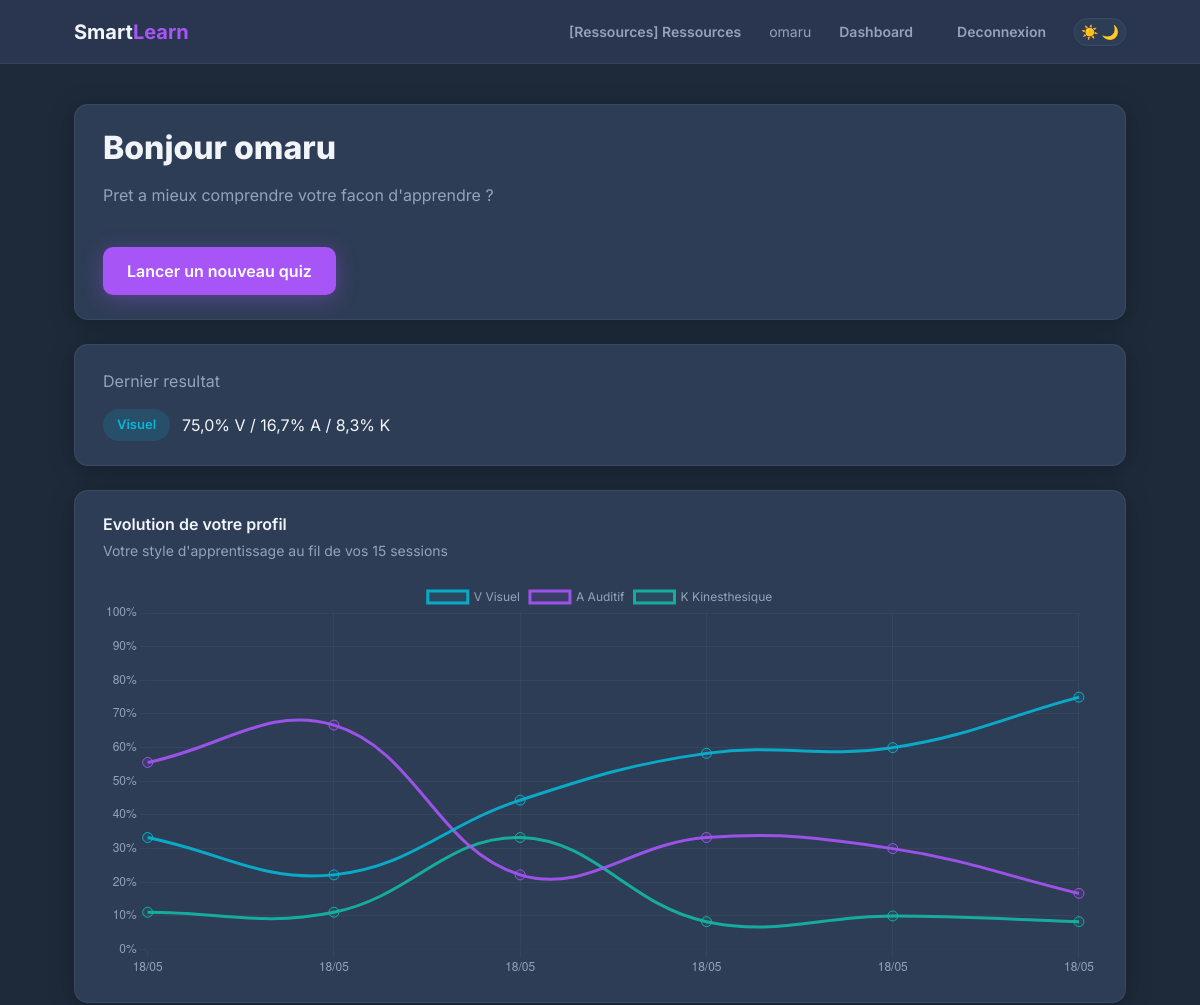
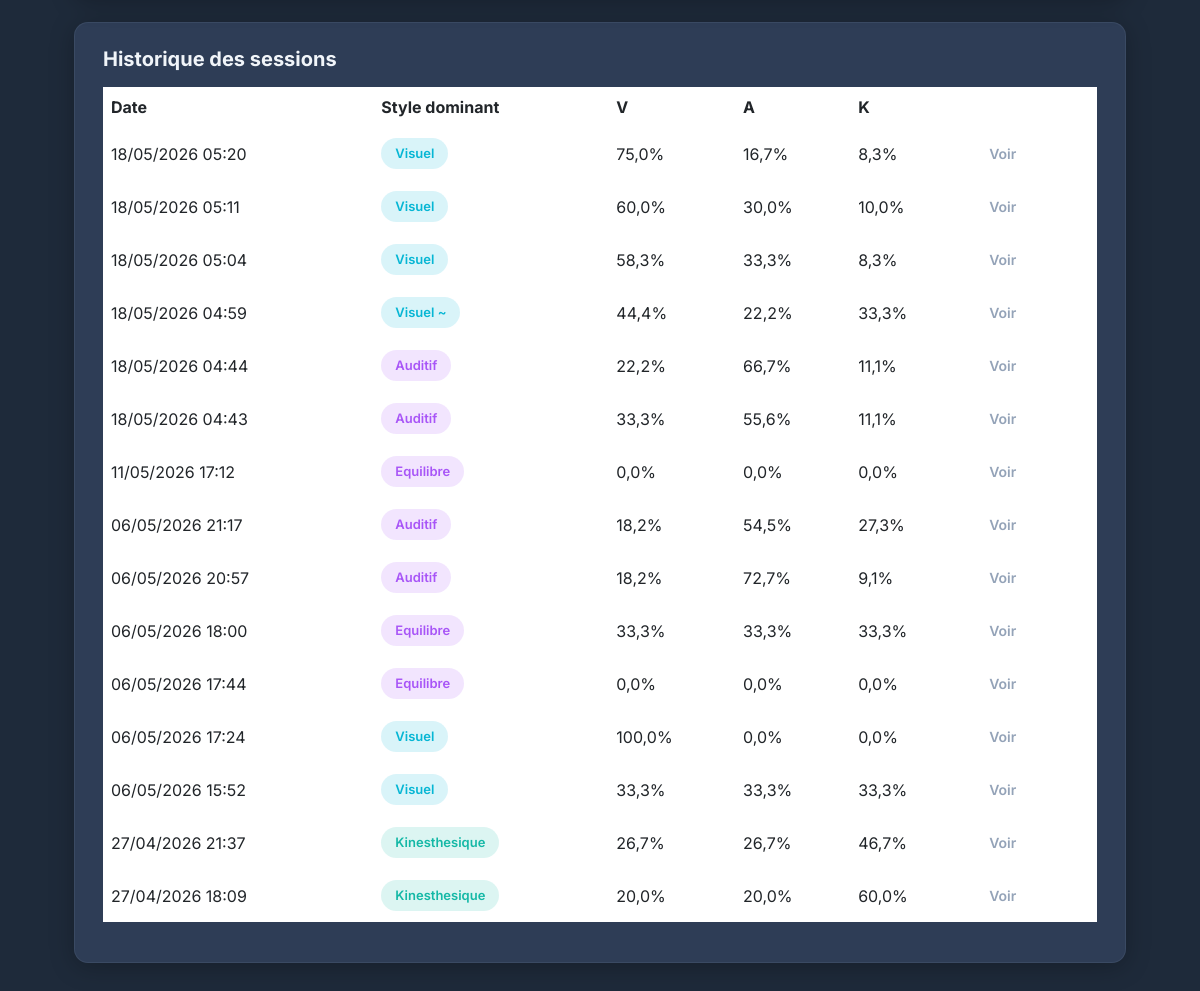
The app's page /dashboard/ (signed in) with its own data (2 pictures, top to bottom).
### quiz/models.py (models this page shows, shortened)
class Resultat(models.Model):
    session = models.OneToOneField(Session, on_delete=models.CASCADE, related_name="resultat")
    score_visuel = models.IntegerField(default=0)
    score_auditif = models.IntegerField(default=0)
    score_kinesthesique = models.IntegerField(default=0)
    style_dominant = models.CharField(max_length=20, choices=StyleEnum.choices)
    pct_visuel = models.FloatField(default=0)
    pct_auditif = models.FloatField(default=0)
    pct_kinesthesique = models.FloatField(default=0)
    neutral_count = models.IntegerField(default=0)
    profil_type = models.CharField(
        max_length=20,
        default="DOMINANT",
        choices=[
            ("DOMINANT", "Style dominant clair"),
            ("MIXTE", "Profil mixte"),
            ("EQUILIBRE", "Profil equilibre"),
        ],
    )
    created_at = models.DateTimeField(auto_now_add=True)
    @property
    def label_style(self):
        labels = {
            "VISUEL": "Visuel",
            "AUDITIF": "Auditif",
            "KINESTHESIQUE": "Kinesthesique",
        }
        return labels.get(self.style_dominant, self.style_dominant)

class Session(models.Model):
    utilisateur = models.ForeignKey(User, on_delete=models.CASCADE, related_name="sessions")
    quiz = models.ForeignKey(Quiz, on_delete=models.CASCADE)
    date_debut = models.DateTimeField(auto_now_add=True)
    date_fin = models.DateTimeField(null=True, blank=True)
    terminee = models.BooleanField(default=False)

### quiz/views.py (the view)
# urls.py: path("dashboard/", dashboard_view, name="dashboard"),
@login_required
def dashboard_view(request):
    if request.user.is_staff or request.user.is_superuser:
        return redirect("admin_dashboard")
    sessions = (
        Session.objects.filter(utilisateur=request.user, terminee=True)
        .select_related("resultat")
        .order_by("-date_fin")
    )
    last_result = None
    evolution_data = []
    if sessions.exists():
        first_session = sessions.first()
        last_result = first_session.resultat if hasattr(first_session, "resultat") else None
        for session in reversed(sessions[:6]):
            if hasattr(session, "resultat") and session.date_fin:
                evolution_data.append(
                    {
                        "date": session.date_fin.strftime("%d/%m"),
                        "visuel": session.resultat.pct_visuel,
                        "auditif": session.resultat.pct_auditif,
                        "kinesthesique": session.resultat.pct_kinesthesique,
                        "dominant": session.resultat.style_dominant,
                    }
                )
    return render(
        request,
        "quiz/dashboard.html",
        {
            "sessions": sessions,
            "last_result": last_result,
            "evolution_data": evolution_data,
            "evolution_json": json.dumps(evolution_data),
            "has_evolution": len(evolution_data) >= 2,
        },
    )

### quiz/templatetags/quiz_extras.py (called while the page is built)
@register.filter
def style_badge_class(style):
    mapping = {
        "VISUEL": "sl-badge-visuel",
        "AUDITIF": "sl-badge-auditif",
        "KINESTHESIQUE": "sl-badge-kinesthesique",
    }
    return mapping.get(style, "sl-badge-accent")

@register.filter
def style_label(style):
    mapping = {
        "VISUEL": "Visuel",
        "AUDITIF": "Auditif",
        "KINESTHESIQUE": "Kinesthesique",
    }
    return mapping.get(style, style)

### templates/quiz/dashboard.html (shortened to what this page needs)
{% extends "base.html" %}
{% load quiz_extras %}
{% block content %}
<section class="sl-container sl-fade-in" style="padding:40px 24px 72px;">
  <div class="sl-card sl-mb-6">
    <h2 style="font-size:2rem; font-weight:800;">Bonjour {{ user.username }}</h2>
    <p class="sl-text-muted sl-mt-4">Pret a mieux comprendre votre facon d'apprendre ?</p>
    <a href="{% url 'quiz_start' %}" class="sl-btn sl-btn-primary sl-btn-md sl-mt-6">Lancer un nouveau quiz</a>
  </div>
  {% if last_result %}
  <div class="sl-card sl-mb-6">
    <p class="sl-text-muted">Dernier resultat</p>
    <div class="sl-mt-4" style="display:flex;align-items:center;gap:12px;">
      <span class="sl-badge {{ last_result.style_dominant|style_badge_class }}">{{ last_result.style_dominant|style_label }}</span>
      <span>{{ last_result.pct_visuel }}% V / {{ last_result.pct_auditif }}% A / {{ last_result.pct_kinesthesique }}% K</span>
    </div>
  </div>
  {% endif %}
  {% if has_evolution %}
  <div class="sl-card sl-fade-in" style="margin-bottom: 24px;">
    <h3 style="font-size:1rem; font-weight:600; color:var(--text-primary); margin-bottom:6px;">Evolution de votre profil</h3>
    <p style="color:var(--text-secondary); font-size:0.875rem; margin-bottom:20px;">Votre style d'apprentissage au fil de vos {{ sessions.count }} sessions</p>
    <canvas id="evolutionChart" height="120"></canvas>
  </div>
  {% endif %}
  <div class="sl-card">
    <h3 style="font-size:1.25rem; font-weight:700;" class="sl-mb-4">Historique des sessions</h3>
    <div class="table-responsive">
      <table class="table table-borderless align-middle" style="color:var(--text-secondary);">
        <thead><tr><th>Date</th><th>Style dominant</th><th>V</th><th>A</th><th>K</th><th></th></tr></thead>
        <tbody>
        {% for s in sessions %}
          <tr>
            <td>{{ s.date_fin|date:"d/m/Y H:i" }}</td>
            <td>
              {% if s.resultat.profil_type == 'EQUILIBRE' %}
                <span class="sl-badge sl-badge-accent">Equilibre</span>
              {% elif s.resultat.profil_type == 'MIXTE' %}
                <span class="sl-badge {{ s.resultat.style_dominant|style_badge_class }}">{{ s.resultat.label_style }} ~</span>
              {% else %}
                <span class="sl-badge {{ s.resultat.style_dominant|style_badge_class }}">{{ s.resultat.label_style }}</span>
              {% endif %}
            </td>
            <td>{{ s.resultat.pct_visuel }}%</td><td>{{ s.resultat.pct_auditif }}%</td><td>{{ s.resultat.pct_kinesthesique }}%</td>
            <td><a class="sl-btn sl-btn-ghost sl-btn-sm" href="{% url 'results' s.id %}">Voir</a></td>
          </tr>
        {% empty %}
          <tr><td colspan="6">Aucune session terminee.</td></tr>
        {% endfor %}
        </tbody>
      </table>
    </div>
  </div>
</section>
{% endblock %}
{% block extra_js %}
{% if has_evolution %}
<script>
const evolutionData = {{ evolution_json|safe }};
new Chart(document.getElementById('evolutionChart'), {
  type: 'line',
  data: {
    labels: evolutionData.map(d => d.date),
    datasets: [
      { label: 'V Visuel', data: evolutionData.map(d => d.visuel), borderColor: 'rgba(6, 182, 212, 0.9)', backgroundColor: 'rgba(6, 182, 212, 0.1)', tension: 0.4, fill: false, pointRadius: 5, pointHoverRadius: 7 },
      { label: 'A Auditif', data: evolutionData.map(d => d.auditif), borderColor: 'rgba(168, 85, 247, 0.9)', backgroundColor: 'rgba(168, 85, 247, 0.1)', tension: 0.4, fill: false, pointRadius: 5, pointHoverRadius: 7 },
      { label: 'K Kinesthesique', data: evolutionData.map(d => d.kinesthesique), borderColor: 'rgba(20, 184, 166, 0.9)', backgroundColor: 'rgba(20, 184, 166, 0.1)', tension: 0.4, fill: false, pointRadius: 5, pointHoverRadius: 7 }
    ]
  },
  options: {
    responsive: true,
    plugins: { legend: { labels: { color: '#94A3B8', font: { family: 'Inter', size: 12 } } } },
    scales: {
      x: { ticks: { color: '#94A3B8' }, grid: { color: 'rgba(148,163,184,0.08)' } },
      y: { ticks: { color: '#94A3B8', callback: v => v + '%' }, grid: { color: 'rgba(148,163,184,0.08)' }, min: 0, max: 100 }
    }
  }
});
</script>
{% endif %}
{% endblock %}

### templates/base.html (shortened to what this page needs)
{% load static %}
<!DOCTYPE html>
<html lang="fr" data-theme="dark">
<head>
    <link href="https://cdn.jsdelivr.net/npm/bootstrap@5.3.0/dist/css/bootstrap.min.css" rel="stylesheet">
    <link rel="stylesheet" href="{% static 'css/main.css' %}">
</head>
<body>
    <nav class="sl-navbar">
        <div class="sl-container">
            <a href="/" class="sl-logo">Smart<span>Learn</span></a>
            <div class="sl-nav-actions">
                <a href="{% url 'ressources' %}" class="sl-btn sl-btn-ghost sl-btn-sm">[Ressources] Ressources</a>
                {% if user.is_authenticated %}
                    <span class="sl-nav-username">{{ user.username }}</span>
                    <a href="/dashboard/" class="sl-btn sl-btn-ghost sl-btn-sm">Dashboard</a>
                    <form method="post" action="/accounts/logout/" style="display:inline">
                        <button type="submit" class="sl-btn sl-btn-ghost sl-btn-sm">Deconnexion</button>
                    </form>
                {% else %}
                    <a href="/accounts/login/" class="sl-btn sl-btn-ghost sl-btn-sm">Se connecter</a>
                    <a href="/accounts/register/" class="sl-btn sl-btn-primary sl-btn-sm">S'inscrire</a>
                {% endif %}
                <button class="sl-theme-toggle" id="themeToggle" aria-label="Changer le theme">
                    <span class="theme-icon-light">&#9728;&#65039;</span>
                    <span class="theme-icon-dark">&#127769;</span>
                </button>
            </div>
        </div>
    </nav>
    <main>{% block content %}{% endblock %}</main>
    {% block extra_js %}{% endblock %}
</body>
</html>

### static/css/main.css (style rules this page uses)
:root { --bg-primary: #1E2A3A; --bg-secondary: #2A3550; --bg-card: #2E3D56; --bg-card-hover: #364865; --accent-primary: #A855F7; --accent-primary-hover: #9333EA; --accent-primary-light: rgba(168, 85, 247, 0.15); --accent-secondary: #06B6D4; --accent-teal: #14B8A6; --text-primary: #F1F5F9; --text-secondary: #94A3B8; --text-muted: #64748B; --border-default: rgba(148, 163, 184, 0.12); --border-hover: rgba(168, 85, 247, 0.4); --border-selected: #A855F7; --color-visuel: #06B6D4; --color-visuel-bg: rgba(6, 182, 212, 0.15); --color-auditif: #A855F7; --color-auditif-bg: rgba(168, 85, 247, 0.15); --color-kinesthesique: #14B8A6; --color-kinesthesique-bg: rgba(20, 184, 166, 0.15); --color-success: #22C55E; --color-error: #EF4444; --color-warning: #F59E0B; --shadow-card: 0 4px 24px rgba(0, 0, 0, 0.25); --shadow-card-hover: 0 8px 32px rgba(0, 0, 0, 0.35); --shadow-btn-accent: 0 4px 20px rgba(168, 85, 247, 0.35); --font-primary: 'Inter', 'Segoe UI', sans-serif; --radius-sm: 6px; --radius-md: 10px; --radius-lg: 14px; --radius-xl: 18px; --radius-full: 9999px; }
* { box-sizing: border-box; margin: 0; padding: 0; }
body { font-family: var(--font-primary); background-color: var(--bg-primary); color: var(--text-primary); min-height: 100vh; transition: background-color 0.3s ease, color 0.3s ease; }
.sl-container { max-width: 1100px; margin: 0 auto; padding: 0 24px; }
.sl-navbar { height: 64px; background: var(--bg-secondary); border-bottom: 1px solid var(--border-default); display: flex; align-items: center; position: sticky; top: 0; z-index: 100; }
.sl-navbar .sl-container { display: flex; align-items: center; justify-content: space-between; width: 100%; }
.sl-logo { font-size: 1.25rem; font-weight: 700; color: var(--text-primary); text-decoration: none; }
.sl-logo span { color: var(--accent-primary); }
.sl-nav-actions { display: flex; align-items: center; gap: 12px; }
.sl-nav-username { font-size: 0.875rem; color: var(--text-secondary); }
.sl-btn { display: inline-flex; align-items: center; justify-content: center; gap: 8px; border-radius: var(--radius-md); font-family: var(--font-primary); font-weight: 600; cursor: pointer; transition: all 0.2s ease; border: none; text-decoration: none; white-space: nowrap; }
.sl-btn-primary { background: var(--accent-primary); color: #fff; box-shadow: var(--shadow-btn-accent); }
.sl-btn-ghost { background: transparent; color: var(--text-secondary); }
.sl-btn-sm { padding: 8px 16px; font-size: 0.875rem; }
.sl-btn-md { padding: 12px 24px; font-size: 1rem; }
.sl-card { background: var(--bg-card); border: 1px solid var(--border-default); border-radius: var(--radius-lg); padding: 24px 28px; box-shadow: var(--shadow-card); transition: all 0.25s ease; }
.sl-badge { display: inline-flex; align-items: center; gap: 6px; padding: 6px 14px; border-radius: var(--radius-full); font-size: 0.8125rem; font-weight: 600; }
.sl-badge-accent { background: var(--accent-primary-light); color: var(--accent-primary); }
.sl-badge-visuel { background: var(--color-visuel-bg); color: var(--color-visuel); }
.sl-badge-auditif { background: var(--color-auditif-bg); color: var(--color-auditif); }
.sl-badge-kinesthesique { background: var(--color-kinesthesique-bg); color: var(--color-kinesthesique); }
.sl-theme-toggle { width: 52px; height: 28px; background: var(--bg-card); border: 1px solid var(--border-default); border-radius: var(--radius-full); cursor: pointer; display: flex; align-items: center; padding: 2px 4px; position: relative; transition: background 0.3s ease; }
.theme-icon-light, .theme-icon-dark { font-size: 14px; position: absolute; }
.theme-icon-light { left: 6px; }
.theme-icon-dark { right: 6px; }
.sl-fade-in { animation: fadeIn 0.4s ease both; }
.sl-text-muted { color: var(--text-secondary); }
.sl-mt-4 { margin-top: 16px; }
.sl-mt-6 { margin-top: 24px; }
.sl-mb-4 { margin-bottom: 16px; }
.sl-mb-6 { margin-bottom: 24px; }

### records on screen
Resultat: style_dominant|style_label "Visuel", pct_visuel "75,0", pct_auditif "16,7", pct_kinesthesique "8,3"
Session: date_fin "18/05/2026 05:20", resultat.label_style "Visuel", resultat.pct_visuel "75,0", resultat.pct_auditif "16,7", resultat.pct_kinesthesique "8,3"
Session: date_fin "18/05/2026 05:11", resultat.label_style "Visuel", resultat.pct_visuel "60,0", resultat.pct_auditif "30,0", resultat.pct_kinesthesique "10,0"
Session: date_fin "18/05/2026 05:04", resultat.label_style "Visuel", resultat.pct_visuel "58,3", resultat.pct_auditif "33,3", resultat.pct_kinesthesique "8,3"
Session: date_fin "18/05/2026 04:59", resultat.label_style "Visuel", resultat.pct_visuel "44,4", resultat.pct_auditif "22,2", resultat.pct_kinesthesique "33,3"
Session: date_fin "18/05/2026 04:44", resultat.label_style "Auditif", resultat.pct_visuel "22,2", resultat.pct_auditif "66,7", resultat.pct_kinesthesique "11,1"
Session: date_fin "18/05/2026 04:43", resultat.label_style "Auditif", resultat.pct_visuel "33,3", resultat.pct_auditif "55,6", resultat.pct_kinesthesique "11,1"
Session: date_fin "11/05/2026 17:12", shows "Equilibre", resultat.pct_visuel "0,0", resultat.pct_auditif "0,0", resultat.pct_kinesthesique "0,0"
Session: date_fin "06/05/2026 21:17", resultat.label_style "Auditif", resultat.pct_visuel "18,2", resultat.pct_auditif "54,5", resultat.pct_kinesthesique "27,3"
Session: date_fin "06/05/2026 20:57", resultat.label_style "Auditif", resultat.pct_visuel "18,2", resultat.pct_auditif "72,7", resultat.pct_kinesthesique "9,1"
Session: date_fin "06/05/2026 18:00", shows "Equilibre", resultat.pct_visuel "33,3", resultat.pct_auditif "33,3", resultat.pct_kinesthesique "33,3"
Session: date_fin "06/05/2026 17:44", shows "Equilibre", resultat.pct_visuel "0,0", resultat.pct_auditif "0,0", resultat.pct_kinesthesique "0,0"
Session: date_fin "06/05/2026 17:24", resultat.label_style "Visuel", resultat.pct_visuel "100,0", resultat.pct_auditif "0,0", resultat.pct_kinesthesique "0,0"
Session: date_fin "06/05/2026 15:52", resultat.label_style "Visuel", resultat.pct_visuel "33,3", resultat.pct_auditif "33,3", resultat.pct_kinesthesique "33,3"
Session: date_fin "27/04/2026 21:37", resultat.label_style "Kinesthesique", resultat.pct_visuel "26,7", resultat.pct_auditif "26,7", resultat.pct_kinesthesique "46,7"
Session: date_fin "27/04/2026 18:09", resultat.label_style "Kinesthesique", resultat.pct_visuel "20,0", resultat.pct_auditif "20,0", resultat.pct_kinesthesique "60,0"

### other values on screen
{{ user.username }} "omaru"
{{ sessions.count }} "15"
